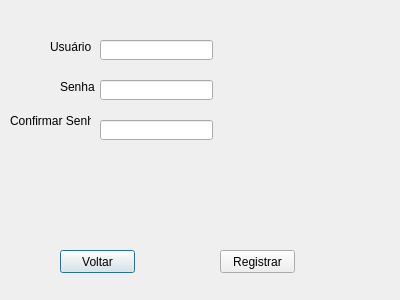
<?xml version="1.0" encoding="UTF-8"?>
<ui version="4.0">
 <class>Registro</class>
 <widget class="QDialog" name="Registro">
  <property name="geometry">
   <rect>
    <x>0</x>
    <y>0</y>
    <width>400</width>
    <height>300</height>
   </rect>
  </property>
  <property name="windowTitle">
   <string>Dialog</string>
  </property>
  <widget class="QLineEdit" name="lineEdit">
   <property name="geometry">
    <rect>
     <x>100</x>
     <y>40</y>
     <width>113</width>
     <height>20</height>
    </rect>
   </property>
  </widget>
  <widget class="QLineEdit" name="lineEdit_2">
   <property name="geometry">
    <rect>
     <x>100</x>
     <y>80</y>
     <width>113</width>
     <height>20</height>
    </rect>
   </property>
  </widget>
  <widget class="QLineEdit" name="lineEdit_3">
   <property name="geometry">
    <rect>
     <x>100</x>
     <y>120</y>
     <width>113</width>
     <height>20</height>
    </rect>
   </property>
  </widget>
  <widget class="QLabel" name="label">
   <property name="geometry">
    <rect>
     <x>50</x>
     <y>40</y>
     <width>47</width>
     <height>13</height>
    </rect>
   </property>
   <property name="text">
    <string>Usuário</string>
   </property>
  </widget>
  <widget class="QLabel" name="label_2">
   <property name="geometry">
    <rect>
     <x>60</x>
     <y>80</y>
     <width>47</width>
     <height>13</height>
    </rect>
   </property>
   <property name="text">
    <string>Senha</string>
   </property>
  </widget>
  <widget class="QLabel" name="label_3">
   <property name="geometry">
    <rect>
     <x>10</x>
     <y>110</y>
     <width>81</width>
     <height>21</height>
    </rect>
   </property>
   <property name="text">
    <string>Confirmar Senha</string>
   </property>
  </widget>
  <widget class="QPushButton" name="pushButton">
   <property name="geometry">
    <rect>
     <x>60</x>
     <y>250</y>
     <width>75</width>
     <height>23</height>
    </rect>
   </property>
   <property name="text">
    <string>Voltar</string>
   </property>
  </widget>
  <widget class="QPushButton" name="pushButton_2">
   <property name="geometry">
    <rect>
     <x>220</x>
     <y>250</y>
     <width>75</width>
     <height>23</height>
    </rect>
   </property>
   <property name="text">
    <string>Registrar</string>
   </property>
  </widget>
 </widget>
 <resources/>
 <connections/>
</ui>
